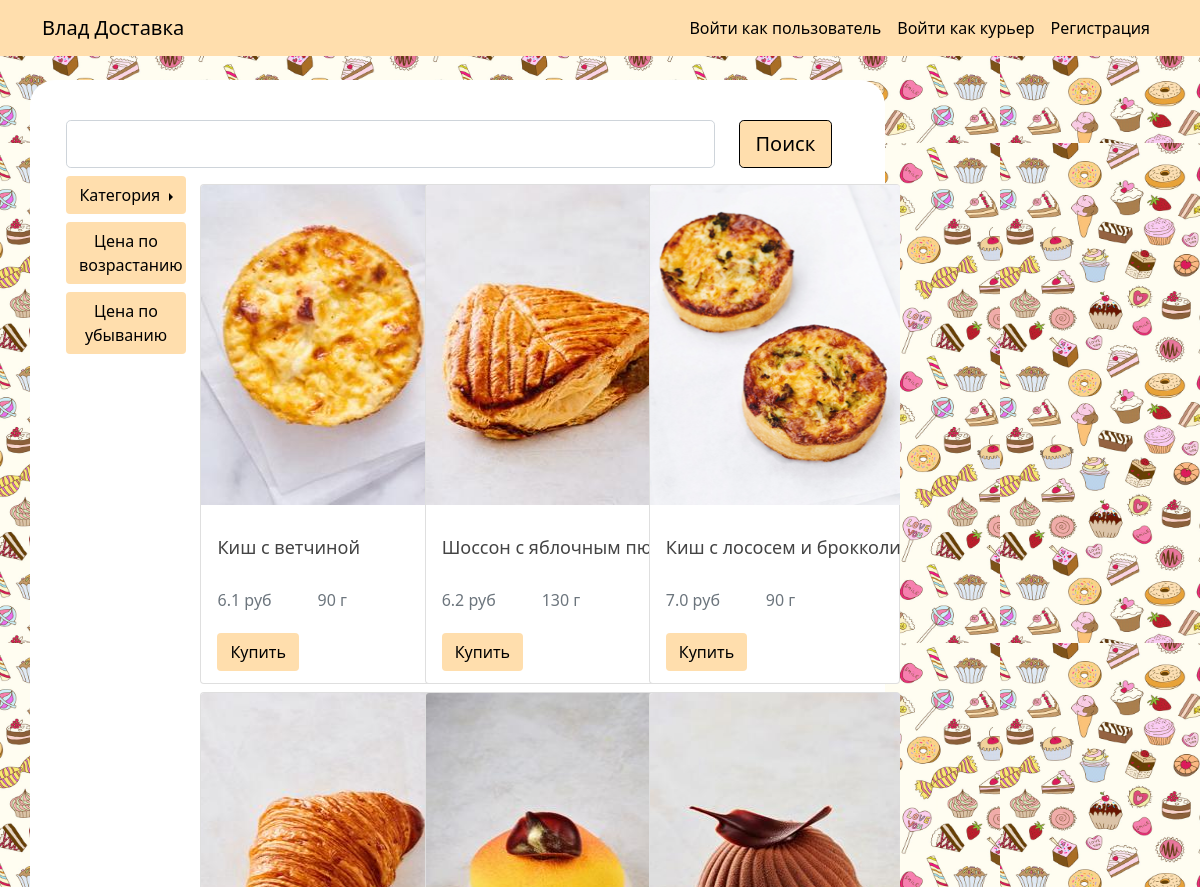
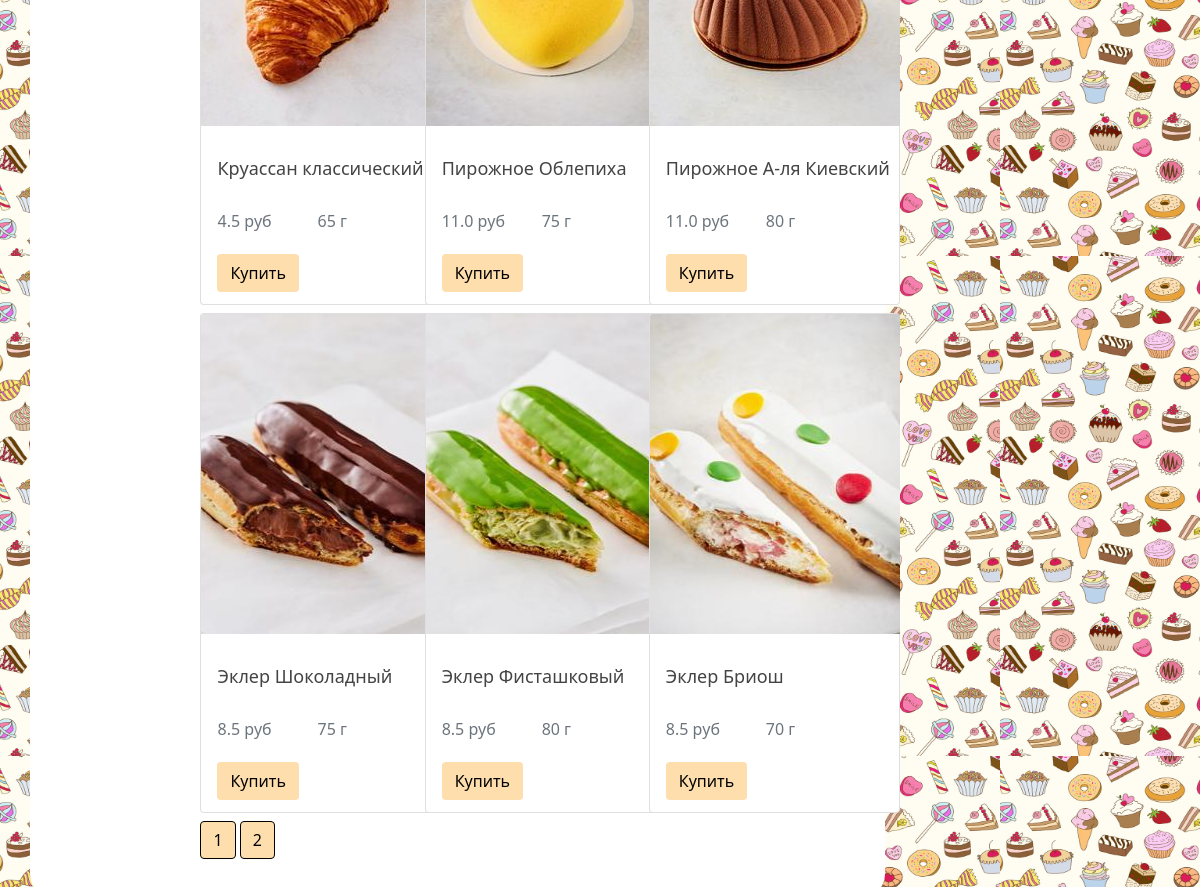
The page /home on the database its author committed (2 pictures, top to bottom).
### bd_project/models.py (models this page shows, shortened)
class BaseModel(Model):
    id = PrimaryKeyField(unique=True)
    class Meta:
        database = db
        order_by = 'id'

class Product(BaseModel):
    name = CharField(unique=True, null=False)
    price = DoubleField(null=False)
    description = TextField(null=False)
    weight = IntegerField(null=False)
    image = CharField(null=False)
    category = ForeignKeyField(Categories, backref='category')
    class Meta:
        db_table = 'Products'

### bd_project/main/routes.py (the view)
@main.route('/', methods=['GET', 'POST'])
@main.route('/home', methods=['GET', 'POST'])
def home():
    global sel_category
    sel_category = None
    product_categories = Categories.select()
    form = SearchForm()
    try:
        order_products_by_current_user = current_user_ordered_products()
    except json.decoder.JSONDecodeError:
        order_products_by_current_user = None
    order_price = UserHelper.order_price(order_products_by_current_user)
    if form.validate_on_submit():
        products = Product.select().where(Product.name.contains(f'{form.search_product_name.data.capitalize()}'))
        if not products:
            flash('Ничего не найдено', 'danger')
            products = Product.select()
    else:
        products = Product.select()
    return object_list('home.html', title='Home page', query=products, context_variable='products', paginate_by=9,
                       order_products=order_products_by_current_user, form=form, categories=product_categories,
                       order_price=order_price)

### bd_project/main/forms.py
class SearchForm(FlaskForm):
    search_product_name = StringField('Название',
                                      validators=[DataRequired()])
    search_submit = SubmitField('Поиск')

### bd_project/classes.py (called while the page is built)
    @staticmethod
    def order_price(order_products_by_current_user):
        order_price = 0
        if order_products_by_current_user:
            for products in order_products_by_current_user:
                for pr_id, product in products.items():
                    order_price += product.get("price") * product.get('amount')
        return round(order_price, 2)

### bd_project/main/routes.py (called while the page is built)
def current_user_ordered_products():
    order_products_by_current_user = None
    if current_user.is_authenticated:
        with open('ordered_products.json', 'r') as f:
            order_products_by_users = json.load(f)
            order_products_by_current_user = order_products_by_users.get(f'{current_user.id}')
    return order_products_by_current_user

### bd_project/templates/home.html (shortened to what this page needs)
{% extends "layout.html" %}
{% block content %}
<div class="container">
    <div class="row mb-2">
        <form method="post" action="">
            <fieldset class="form-group">
                <div class="row">
                    <div class="col-10">
                        <div class="form-group pt-4">
                            {% if form.search_product_name.errors %}
                            {{ form.search_product_name(class="form-control form-control-lg is-invalid") }}
                            <div class="invalid-feedback">
                                {% for error in form.search_product_name.errors %}
                                <span>{{ error }}</span>
                                {% endfor %}
                            </div>
                            {% else %}
                            {{ form.search_product_name(class="form-control form-control-lg") }}
                            {% endif %}
                        </div>
                    </div>
                    <div class="col-1 pt-2">
                        <div class="form-group pt-3">
                            {{ form.search_submit(class="btn btn-outline-info btn-lg all-buttons-color") }}
                        </div>
                    </div>
                </div>
            </fieldset>
        </form>
    </div>
    <div class="row">
        <div class="col-2">
            {% if categories %}
            <div class="btn-group dropend ">
                <button type="button" class="btn dropdown-toggle filter-button all-buttons-color" data-bs-toggle="dropdown"
                        aria-expanded="false">
                    Категория
                </button>
            </div>
            {% endif %}
             <div class="btn-group mt-2">
                <a type="button" class="btn filter-button all-buttons-color" href="{{ url_for('main.filter_products_by_cost') }}">
                    Цена по возрастанию
                </a>
            </div>
            <div class="btn-group  mt-2">
                <a type="button" class="btn filter-button all-buttons-color" href="{{ url_for('main.filter_products_by_cost_desc') }}">
                    Цена по убыванию
                </a>
            </div>
        </div>
        <div class="col-10">
            <div class="row">
                {% for product in products %}
                <div class="col-4">
                    <div class="card mt-2" style="width: 251px; height:500px">
                        <a href="{{ url_for('main.product_revive',product_id=product.id)  }}">
                            <img src="{{ url_for('static', filename ='food_pics/' + product.image) }}"
                             class="card-img-top food-img"
                             alt="{{ url_for('static', filename ='food_pics/' + 'default_food.jpg') }}">
                        </a>
                        <div class="card-body">
                            <h5 class="card-title" style="width: 250px; height:50px; font-size:	large">{{ product.name }}</h5>
                            <div class="row">
                                <div class="col-6"  style="width: 100px; height:30px">
                                    <h6 class="card-subtitle mb-2 text-muted">{{ product.price }} руб</h6>
                                </div>
                                <div class="col-6" style="width: 100px; height:30px">
                                    <h6 class="card-subtitle mb-2 text-muted">{{ product.weight }} г</h6>
                                </div>
                            </div>
                            <a href="{{ url_for('users.add_to_cart',product_id=product.id) }}"
                               class="btn mt-2 mb-1 mr-2 all-buttons-color">Купить</a>
                        </div>
                    </div>
                </div>
                {% endfor %}
            </div>
            <div class="mt-2">
                {% for page_num in range(1,pagination.get_page_count()+1) %}
                {% if pagination.get_page() == page_num %}
                <a class="btn btn-info mb-4" href="{{ url_for('main.home', page = page_num) }} ">{{ page_num }}</a>
                {% else %}
                <a class="btn btn-outline-info mb-4" href="{{ url_for('main.home', page = page_num) }} ">{{ page_num
                    }}</a>
                {% endif %}
                {% endfor %}
            </div>
        </div>
    </div>
</div>
{% endblock content %}

### bd_project/static/main.css (style rules this page uses)
body { background: #fafafa; color: #333333; margin-top: 5rem; }
h1, h2, h3, h4, h5, h6 { color: #444444; }
.food-img { height: 320px; width: 250px; margin-right: 20px; margin-bottom: 16px; }
a { text-decoration: none; }
.filter-button { width: 120px; }
.all-buttons-color { background:#FFDEAD; color:black; }
.btn-info { background:#FFDEAD; color:black; border: 1px solid black; }
.btn-outline-info { background: #FFDEAD; color: black; border: 1px solid black; }
body { background-image: url("../static/background.png"); background-position: left, right; background-repeat: repeat; background-size: 1000px 500px; }

### rows shown on the page
Product: image (picture), name "Киш с ветчиной", price "6.1", weight "90"
Product: image (picture), name "Шоссон с яблочным пюре", price "6.2", weight "130"
Product: image (picture), name "Киш с лососем и брокколи", price "7.0", weight "90"
Product: image (picture), name "Круассан классический", price "4.5", weight "65"
Product: image (picture), name "Пирожное Облепиха", price "11.0", weight "75"
Product: image (picture), name "Пирожное А-ля Киевский", price "11.0", weight "80"
Product: image (picture), name "Эклер Шоколадный", price "8.5", weight "75"
Product: image (picture), name "Эклер Фисташковый", price "8.5", weight "80"
Product: image (picture), name "Эклер Бриош", price "8.5", weight "70"

### other values the page prints
{{ page_num }} "1"
{{ page_num }} "2"
